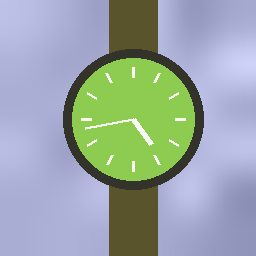
#> input picture backend/tests/fixtures/corpus/images/watch_02.jpg, 256 x 256 px; its folder holds only this picture in this run
$ python make_fixtures.py
#> lines starting #> are read from the running program, lines starting #| are printed output that depends on the picture
"""Generate the committed fixture corpus: synthetic images + manifest.jsonl, no network.

    cd backend && uv run python tests/fixtures/corpus/make_fixtures.py

Images are flat shapes on lightly textured backgrounds (watch-like circles, garment-like
silhouettes, room-like blocks, UI-like panels). Everything is labelled source "test_fixture",
CC0-1.0, and is deterministic, so re-running rewrites identical files.
"""

from __future__ import annotations

import colorsys
import io
import json
import shutil
from pathlib import Path

import numpy as np
from PIL import Image, ImageDraw

HERE = Path(__file__).resolve().parent
IMAGES = HERE / "images"
SIZE = 256
PER_DOMAIN = 8
CREATOR = "Design Language Engine test fixtures"
FETCHED_AT = "2026-10-26T00:00:00.000+00:00"
LANDING_PREFIX = "backend/tests/fixtures/corpus/images/"
Colour = tuple[int, int, int]


def hsv(h: float, s: float, v: float) -> Colour:
    r, g, b = colorsys.hsv_to_rgb(h % 1.0, s, v)
    return int(r * 255), int(g * 255), int(b * 255)


def texture(rng: np.random.Generator, base: Colour) -> Image.Image:
    """Flat colour plus smooth low-amplitude noise so no two images share a dHash."""
    low = rng.normal(0, 14, (6, 6, 1))
    big = (
        np.asarray(
            Image.fromarray(((low + 128).clip(0, 255)).astype(np.uint8)[:, :, 0]).resize(
                (SIZE, SIZE), Image.Resampling.BICUBIC
            )
        ).astype(float)[:, :, None]
        - 128
    )
    arr = (np.array(base, dtype=float)[None, None, :] + big).clip(0, 255)
    return Image.fromarray(arr.astype(np.uint8))


def watch(i: int, rng: np.random.Generator) -> Image.Image:
    hue = 0.04 + 0.11 * i
    img = texture(rng, hsv(hue + 0.5, 0.2, 0.85))
    d = ImageDraw.Draw(img)
    cx, cy, r = 128 + rng.integers(-14, 14), 128 + rng.integers(-10, 10), 70 + rng.integers(0, 18)
    d.rectangle([cx - 24, 0, cx + 24, SIZE], fill=hsv(hue, 0.5, 0.3 + 0.05 * i))  # strap
    d.ellipse([cx - r, cy - r, cx + r, cy + r], fill=hsv(hue, 0.15, 0.2))  # case
    d.ellipse([cx - r + 9, cy - r + 9, cx + r - 9, cy + r - 9], fill=hsv(hue + 0.1, 0.6, 0.8))
    for k in range(12):
        a = k * np.pi / 6
        d.line([cx + (r - 18) * np.sin(a), cy - (r - 18) * np.cos(a),
                cx + (r - 28) * np.sin(a), cy - (r - 28) * np.cos(a)], fill=(250, 250, 245), width=3)  # fmt: skip
    ha = rng.uniform(0, 6.28)
    d.line([cx, cy, cx + 32 * np.sin(ha), cy - 32 * np.cos(ha)], fill=(250, 250, 245), width=5)
    d.line([cx, cy, cx + 48 * np.sin(ha + 2), cy - 48 * np.cos(ha + 2)], fill=(250, 250, 245), width=3)  # fmt: skip
    return img


def fashion(i: int, rng: np.random.Generator) -> Image.Image:
    hue = 0.55 + 0.09 * i
    img = texture(rng, hsv(hue + 0.4, 0.08, 0.92))
    d = ImageDraw.Draw(img)
    sh = 40 + int(rng.integers(0, 24))
    hem = 215 + int(rng.integers(-10, 25))
    flare = 20 + int(rng.integers(0, 40))
    body = hsv(hue, 0.45, 0.35 + 0.07 * (i % 5))
    d.polygon([(100, 40), (156, 40), (128 + sh, 70), (150 + flare, hem), (106 - flare, hem),
               (128 - sh, 70)], fill=body)  # fmt: skip
    d.ellipse([112, 28, 144, 56], fill=hsv(hue, 0.2, 0.9))
    d.line([128, 56, 128, hem], fill=hsv(hue, 0.5, 0.2), width=2)
    return img


def interior(i: int, rng: np.random.Generator) -> Image.Image:
    hue = 0.08 + 0.12 * i
    img = texture(rng, hsv(hue, 0.18, 0.88))
    d = ImageDraw.Draw(img)
    floor = 150 + int(rng.integers(-12, 24))
    d.rectangle([0, floor, SIZE, SIZE], fill=hsv(hue + 0.05, 0.4, 0.45))
    wx = int(rng.integers(20, 120))
    d.rectangle([wx, 28, wx + 70 + 10 * (i % 3), 110], fill=hsv(0.58, 0.25, 0.95))  # window
    sx, sw = int(rng.integers(10, 90)), int(rng.integers(90, 150))
    d.rectangle([sx, floor - 36, sx + sw, floor + 18], fill=hsv(hue + 0.3, 0.45, 0.5))  # sofa
    d.rectangle([sx + sw + 18, floor - 70, sx + sw + 26, floor + 6], fill=(40, 40, 40))  # lamp
    return img


def ui(i: int, rng: np.random.Generator) -> Image.Image:
    hue = 0.6 + 0.07 * i
    img = texture(rng, hsv(hue, 0.04, 0.97))
    d = ImageDraw.Draw(img)
    d.rectangle([0, 0, SIZE, 30], fill=hsv(hue, 0.6, 0.35 + 0.05 * (i % 4)))  # header
    side = 50 + int(rng.integers(0, 30))
    d.rectangle([0, 30, side, SIZE], fill=hsv(hue, 0.15, 0.88))  # sidebar
    for k in range(int(rng.integers(2, 4))):
        top = 48 + k * 62
        d.rectangle([side + 14, top, SIZE - 14, top + 48], fill=(255, 255, 255), outline=hsv(hue, 0.1, 0.7))  # fmt: skip
        d.rectangle([side + 22, top + 12, side + 22 + int(rng.integers(40, 100)), top + 20], fill=hsv(hue, 0.3, 0.4))  # fmt: skip
    d.rounded_rectangle([SIZE - 80, SIZE - 38, SIZE - 20, SIZE - 14], 6, fill=hsv(0.08, 0.8, 0.95))
    return img


DOMAINS = {"watch": watch, "fashion": fashion, "interior": interior, "ui": ui}


def jpeg(img: Image.Image) -> bytes:
    buf = io.BytesIO()
    img.save(buf, "JPEG", quality=82)
    return buf.getvalue()


def entry(source_id: str, domain: str, **over: object) -> dict[str, object]:
    row: dict[str, object] = {
        "id": f"cx_test_fixture_{source_id}",
        "domain": domain,
        "source": "test_fixture",
        "source_id": source_id,
        "landing_url": f"{LANDING_PREFIX}{source_id}.jpg",
        "image_url": f"images/{source_id}.jpg",
        "creator_name": CREATOR,
        "license_code": "CC0-1.0",
        "license_url": "https://creativecommons.org/publicdomain/zero/1.0/",
        "attribution_text": f"{source_id}, {CREATOR}, CC0 1.0 (synthetic test image)",
        "fetched_at": FETCHED_AT,
    }
    row.update(over)
    return row


def main() -> None:
    if IMAGES.exists():
        shutil.rmtree(IMAGES)
    IMAGES.mkdir(parents=True)
    rows: list[dict[str, object]] = []
    originals: dict[str, bytes] = {}
    for d_index, (domain, draw) in enumerate(DOMAINS.items()):
        for i in range(PER_DOMAIN):
            sid = f"{domain}_{i + 1:02d}"
            rng = np.random.default_rng(1000 * (d_index + 1) + i)
            data = jpeg(draw(i, rng))
            (IMAGES / f"{sid}.jpg").write_bytes(data)
            originals[sid] = data
            rows.append(entry(sid, domain))
#> this loop made 4 passes
#> pass 1, in watch, `img = texture(rng, hsv(hue + 0.5, 0.2, 0.85))`:
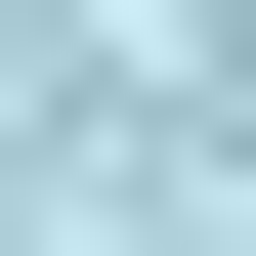
#> img: PIL image 256x256 RGB; mean R, G, B 174.9, 207.9, 217.9
#> pass 1, in watch (call 3), `img = texture(rng, hsv(hue + 0.5, 0.2, 0.85))`:
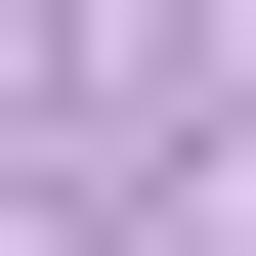
#> img: PIL image 256x256 RGB; mean R, G, B 193, 169, 212
#> pass 1, in watch (call 4), `img = texture(rng, hsv(hue + 0.5, 0.2, 0.85))`:
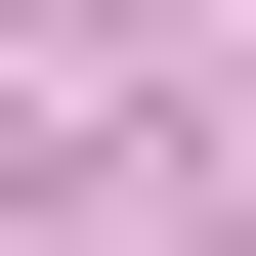
#> img: PIL image 256x256 RGB; mean R, G, B 212.8, 169.8, 203.8

    # deliberate edge cases (all in the first domain)
    first = "watch"
#> first = 'watch'
    (IMAGES / "watch_dup.jpg").write_bytes(originals["watch_01"])  # byte-identical duplicate
    rows.append(entry("watch_dup", first))
    with Image.open(IMAGES / "watch_02.jpg") as im:  # resized near-duplicate
#> im is the input picture: PIL image 256x256 RGB; mean R, G, B 152.8, 165.6, 166.2
        small = im.resize((192, 192), Image.Resampling.LANCZOS)
    (IMAGES / "watch_02_small.jpg").write_bytes(jpeg(small))
    rows.append(entry("watch_02_small", first))
    rng = np.random.default_rng(99)
    (IMAGES / "watch_reserved.jpg").write_bytes(jpeg(watch(11, rng)))
#> in jpeg (call 34), `img.save(buf, "JPEG", quality=82)`:
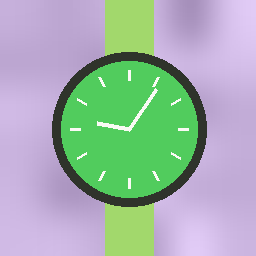
#> img: PIL image 256x256 RGB; mean R, G, B 161, 177.8, 172.4
    rows.append(
        entry("watch_reserved", first, license_code="All rights reserved", license_url=None)
    )
    (IMAGES / "watch_by_nocreator.jpg").write_bytes(jpeg(watch(12, np.random.default_rng(98))))
#> in texture (call 34), `big = ( np.asarray( Image.fromarray(((low + 128).clip(0, 255)).astype(..`:
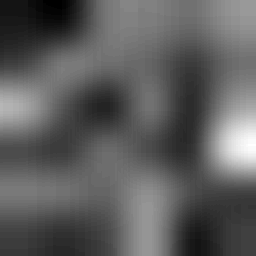
#> big: shape (256, 256, 1) float64; min -22, max 41, mean 1.1; drawn with min black and max white
#> in texture (call 34), `arr = (np.array(base, dtype=float)[None, None, :] + big).clip(0, 255)`:
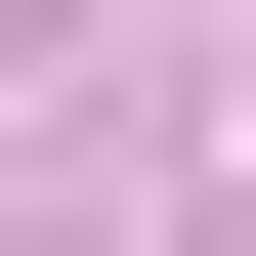
#> arr: shape (256, 256, 3) float64; mean of channels 0, 1, 2 217.1, 174.1, 210.1; drawn as R, G, B
#> in jpeg (call 35), `img.save(buf, "JPEG", quality=82)`:
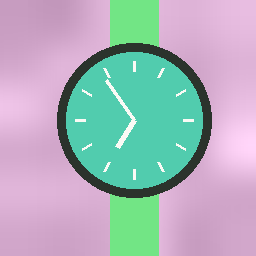
#> img: PIL image 256x256 RGB; mean R, G, B 169.4, 177.8, 186.3
    rows.append(
        entry(
            "watch_by_nocreator",
            first,
            license_code="CC-BY-4.0",
            creator_name=None,
            license_url="https://creativecommons.org/licenses/by/4.0/",
        )
    )
    rows.append(entry("watch_missing", first))  # manifest entry whose image file does not exist

    with (HERE / "manifest.jsonl").open("w", encoding="utf-8") as f:
        for row in rows:
            f.write(json.dumps(row) + "\n")
#> this loop made 37 passes
    print(f"wrote {len(rows)} manifest entries, {len(list(IMAGES.iterdir()))} images")
#| wrote 37 manifest entries, 36 images


if __name__ == "__main__":
    main()
